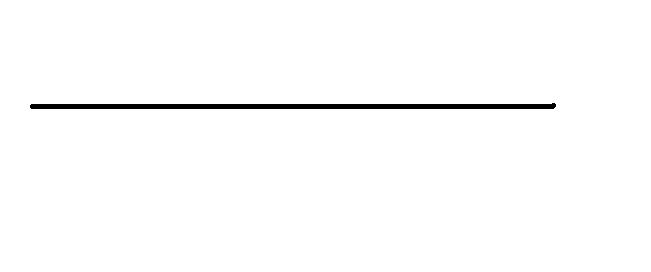
//> input picture line_detection/Straight_line.jpg, 651 x 272 px
$ ./hough_test Straight_line.jpg   (built with g++ and OpenCV 4)
//> lines starting //> are read from the running program, lines starting //| are printed output that depends on the picture; after the words box and inside, x2 and y2 are one past the last pixel; in counts of white or black regions, pixels touching at a corner belong together
//> further down, frame is the input picture: 272 rows x 651 cols, CV_8UC3; min 0, max 255, mean 251.2
#include <opencv2/opencv.hpp>
#include <iostream>
#include <opencv2/imgproc/imgproc.hpp>

#include "../filter/filters.cpp"

using namespace cv;
using namespace std;


void showim(string windowName, Mat image){
//> called with windowName = "Frame"
	imshow(windowName, image);
	while(waitKey() != 32) continue;
//> the Esc key is pressed
//> the Enter key is pressed
}


Mat crop_img(Mat frame){
    // MOD THE IMAGE
    cv::Mat image = frame.clone();							// C3
    cv::Mat mask = cv::Mat::zeros(image.rows, image.cols, CV_8U); // all 0

    std::string windowName = "Trapezoid";

    std::vector<cv::Point> points;
    points.push_back(cv::Point(520 , 470));   //point1
    points.push_back(cv::Point(800 , 470));   //point2
    points.push_back(cv::Point(1120, 665));   //point3
    points.push_back(cv::Point(200 , 665));   //point4

    cv::fillConvexPoly(mask,              // Image to be drawn on
                       points,            // C-Style array of points
                       //cv::Scalar(1,1,1), // Color , BGR form
                       1,
                       CV_AA,             // connectedness, 4 or 8
                       0);                // Bits of radius to treat as fraction


    image = image.mul(mask);

    return image;
}

void test_houghLines(cv::Mat img){

	cv::Mat frame = img.clone();
	cv::Mat cframe; // cropped frame
	cv::Mat cdst, src;
	vector<Vec4i> lines;

	// [10 lines of commented-out code are left out]
	showim("Frame", frame);

	GaussianBlur( frame, src, Size(7,7), 5, 5, BORDER_DEFAULT );
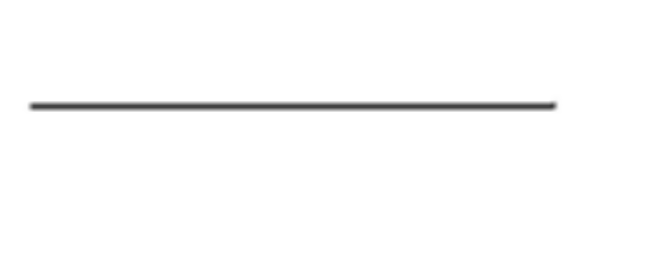
//> src: 272 rows x 651 cols, CV_8UC3; min 58, max 255, mean 251.2

	Canny(src, frame, 80,100);
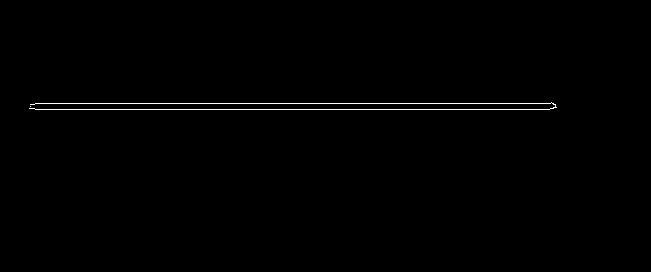
//> frame: 272 rows x 651 cols, CV_8UC1; 0.6% white in thin lines or dots, all inside (x1, y1, x2, y2) = (29, 102, 557, 110)

	showim("Canny", frame);
//> the Esc key is pressed
//> the Enter key is pressed

	cframe = crop_img(frame);
//> in crop_img, `image = image.mul(mask);`: image: 272 rows x 651 cols, CV_8UC1; 0.6% of pixels changed, all inside (x1, y1, x2, y2) = (29, 102, 557, 110)

	HoughLinesP(cframe, lines, 1, CV_PI/180, 25, 30, 250 );
//> lines = empty

	cvtColor(frame, cdst, CV_GRAY2BGR);

	//HoughLines(frame, frame, rho, theta, threshold);


	for( size_t i = 0; i < lines.size(); i++ )
	{
		Vec4i l = lines[i];
		line( cdst, Point(l[0], l[1]), Point(l[2], l[3]), Scalar(0,0,255), 3, CV_AA);
	}
//> this loop made 0 passes


	showim("Detected lines", cdst);

}
int main(int argc, char** argv){

	cv::Mat frame;

	frame = imread( argv[1], IMREAD_COLOR ); // Read image

	test_houghLines(frame);


	//showim("Frame end", frame);
	return 0;
}


/*
void cv::HoughLines 	( 	InputArray  	image,
		OutputArray  	lines,
		double  	rho,
		double  	theta,
		int  	threshold,
		double  	srn = 0,
		double  	stn = 0,
		double  	min_theta = 0,
		double  	max_theta = CV_PI
	)
*/
